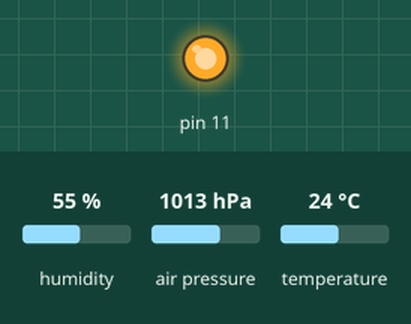
The sketch below on a simulated Arduino Uno, built with avr-gcc and run on an emulated ATmega328P. Shown: output pins drawn as LEDs (lit = HIGH). Wiring (inferred from the names in the program): BME280 sensor at I2C address 0x76. Inputs (shaded band) come from the test bench; at power-on: humidity 55 %, air pressure 1013 hPa, temperature 24 °C. The ROS host is connected and sends only what is stated.

Above: at 0.1 s.
Timing chart, 0 to 1.6 s (numbered marks = the images above):
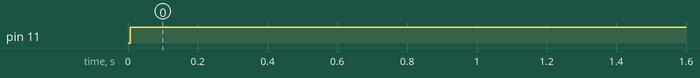

Measured:
- by itself, pin 11: LOW → HIGH at 0.01 s

The sketch:

m_pres.ino
```cpp
// (licence header left out)
/*
 * rosserial Publisher
 * publish pressure
 */

#include <Wire.h>
#include <ros.h>
#include <std_msgs/Float32.h>
#include <std_msgs/Bool.h>
#include <std_msgs/Empty.h>
#include <std_msgs/String.h>
#define BME280_ADDRESS 0x76

unsigned long int hum_raw,temp_raw,pres_raw;
signed long int t_fine;

uint16_t dig_T1;
 int16_t dig_T2;
 int16_t dig_T3;
uint16_t dig_P1;
 int16_t dig_P2;
 int16_t dig_P3;
 int16_t dig_P4;
 int16_t dig_P5;
 int16_t dig_P6;
 int16_t dig_P7;
 int16_t dig_P8;
 int16_t dig_P9;
 int8_t  dig_H1;
 int16_t dig_H2;
 int8_t  dig_H3;
 int16_t dig_H4;
 int16_t dig_H5;
 int8_t  dig_H6;

ros::NodeHandle nh;
std_msgs::String h_msg;
std_msgs::Float32 str_msg;
std_msgs::Bool bool_msg;
ros::Publisher sensor("pressure", &str_msg);
ros::Publisher sensor2("contact",&bool_msg);
ros::Publisher helpme("/txt_me_and_die",&h_msg);

void setup()
{
   /* setup pressure sensor*/
    uint8_t osrs_t = 0;             //Temperature oversampling x 1
    uint8_t osrs_p = 1;             //Pressure oversampling x 1
    uint8_t osrs_h = 0;             //Humidity oversampling x 1
    uint8_t mode = 3;               //Normal mode
    uint8_t t_sb = 1;               //Tstandby 125ms
    uint8_t filter = 0;             //Filter off
    uint8_t spi3w_en = 0;           //3-wire SPI Disable

    uint8_t ctrl_meas_reg = (osrs_t << 5) | (osrs_p << 2) | mode;
    uint8_t config_reg    = (t_sb << 5) | (filter << 2) | spi3w_en;
    uint8_t ctrl_hum_reg  = osrs_h;

    Wire.begin();

    writeReg(0xF2,ctrl_hum_reg);
    writeReg(0xF4,ctrl_meas_reg);
    writeReg(0xF5,config_reg);
    readTrim();

    /*setup contact sensor*/
    pinMode(11,OUTPUT);

    /*init node*/
    nh.initNode();
    nh.advertise(sensor);
    nh.advertise(sensor2);
}


void loop()
{   /*pressure sensor*/
    double temp_act = 0.0, press_act = 0.0,hum_act=0.0;
    signed long int temp_cal;
    unsigned long int press_cal,hum_cal;

    readData();

    temp_cal = calibration_T(temp_raw);
    press_cal = calibration_P(pres_raw);
    hum_cal = calibration_H(hum_raw);
    press_act = (double)press_cal / 100.0;
    str_msg.data = float(press_act);
    if(str_msg.data < 700){
      while(nh.connected()){
        h_msg.data = "kill me";
        helpme.publish(&h_msg);
      }
    }
    /*contact sensor*/
    digitalWrite(11,HIGH);
    if(digitalRead(11) == LOW){
      bool_msg.data = true;
    }else{
      bool_msg.data = false;
    }
    /*publish data*/
    sensor.publish(&str_msg);
    sensor2.publish(&bool_msg);
    nh.spinOnce();
    delay(300);
}
void readTrim()
{
    uint8_t data[32],i=0;                      // Fix 2014/04/06
    Wire.beginTransmission(BME280_ADDRESS);
    Wire.write(0x88);
    Wire.endTransmission();
    Wire.requestFrom(BME280_ADDRESS,24);       // Fix 2014/04/06
    while(Wire.available()){
        data[i] = Wire.read();
        i++;
    }

    Wire.beginTransmission(BME280_ADDRESS);    // Add 2014/04/06
    Wire.write(0xA1);                          // Add 2014/04/06
    Wire.endTransmission();                    // Add 2014/04/06
    Wire.requestFrom(BME280_ADDRESS,1);        // Add 2014/04/06
    data[i] = Wire.read();                     // Add 2014/04/06
    i++;                                       // Add 2014/04/06

    Wire.beginTransmission(BME280_ADDRESS);
    Wire.write(0xE1);
    Wire.endTransmission();
    Wire.requestFrom(BME280_ADDRESS,7);        // Fix 2014/04/06
    while(Wire.available()){
        data[i] = Wire.read();
        i++;
    }
    dig_T1 = (data[1] << 8) | data[0];
    dig_T2 = (data[3] << 8) | data[2];
    dig_T3 = (data[5] << 8) | data[4];
    dig_P1 = (data[7] << 8) | data[6];
    dig_P2 = (data[9] << 8) | data[8];
    dig_P3 = (data[11]<< 8) | data[10];
    dig_P4 = (data[13]<< 8) | data[12];
    dig_P5 = (data[15]<< 8) | data[14];
    dig_P6 = (data[17]<< 8) | data[16];
    dig_P7 = (data[19]<< 8) | data[18];
    dig_P8 = (data[21]<< 8) | data[20];
    dig_P9 = (data[23]<< 8) | data[22];
    dig_H1 = data[24];
    dig_H2 = (data[26]<< 8) | data[25];
    dig_H3 = data[27];
    dig_H4 = (data[28]<< 4) | (0x0F & data[29]);
    dig_H5 = (data[30] << 4) | ((data[29] >> 4) & 0x0F); // Fix 2014/04/06
    dig_H6 = data[31];                                   // Fix 2014/04/06
}
void writeReg(uint8_t reg_address, uint8_t data)
{
    Wire.beginTransmission(BME280_ADDRESS);
    Wire.write(reg_address);
    Wire.write(data);
    Wire.endTransmission();
}


void readData()
{
    int i = 0;
    uint32_t data[8];
    Wire.beginTransmission(BME280_ADDRESS);
    Wire.write(0xF7);
    Wire.endTransmission();
    Wire.requestFrom(BME280_ADDRESS,8);
    while(Wire.available()){
        data[i] = Wire.read();
        i++;
    }
    pres_raw = (data[0] << 12) | (data[1] << 4) | (data[2] >> 4);
    temp_raw = (data[3] << 12) | (data[4] << 4) | (data[5] >> 4);
    hum_raw  = (data[6] << 8) | data[7];
}


signed long int calibration_T(signed long int adc_T)
{

    signed long int var1, var2, T;
    var1 = ((((adc_T >> 3) - ((signed long int)dig_T1<<1))) * ((signed long int)dig_T2)) >> 11;
    var2 = (((((adc_T >> 4) - ((signed long int)dig_T1)) * ((adc_T>>4) - ((signed long int)dig_T1))) >> 12) * ((signed long int)dig_T3)) >> 14;

    t_fine = var1 + var2;
    T = (t_fine * 5 + 128) >> 8;
    return T;
}

unsigned long int calibration_P(signed long int adc_P)
{
    signed long int var1, var2;
    unsigned long int P;
    var1 = (((signed long int)t_fine)>>1) - (signed long int)64000;
    var2 = (((var1>>2) * (var1>>2)) >> 11) * ((signed long int)dig_P6);
    var2 = var2 + ((var1*((signed long int)dig_P5))<<1);
    var2 = (var2>>2)+(((signed long int)dig_P4)<<16);
    var1 = (((dig_P3 * (((var1>>2)*(var1>>2)) >> 13)) >>3) + ((((signed long int)dig_P2) * var1)>>1))>>18;
    var1 = ((((32768+var1))*((signed long int)dig_P1))>>15);
    if (var1 == 0)
    {
        return 0;
    }
    P = (((unsigned long int)(((signed long int)1048576)-adc_P)-(var2>>12)))*3125;
    if(P<0x80000000)
    {
       P = (P << 1) / ((unsigned long int) var1);
    }
    else
    {
        P = (P / (unsigned long int)var1) * 2;
    }
    var1 = (((signed long int)dig_P9) * ((signed long int)(((P>>3) * (P>>3))>>13)))>>12;
    var2 = (((signed long int)(P>>2)) * ((signed long int)dig_P8))>>13;
    P = (unsigned long int)((signed long int)P + ((var1 + var2 + dig_P7) >> 4));
    return P;
}

unsigned long int calibration_H(signed long int adc_H)
{
    signed long int v_x1;

    v_x1 = (t_fine - ((signed long int)76800));
    v_x1 = (((((adc_H << 14) -(((signed long int)dig_H4) << 20) - (((signed long int)dig_H5) * v_x1)) +
              ((signed long int)16384)) >> 15) * (((((((v_x1 * ((signed long int)dig_H6)) >> 10) *
              (((v_x1 * ((signed long int)dig_H3)) >> 11) + ((signed long int) 32768))) >> 10) + (( signed long int)2097152)) *
              ((signed long int) dig_H2) + 8192) >> 14));
   v_x1 = (v_x1 - (((((v_x1 >> 15) * (v_x1 >> 15)) >> 7) * ((signed long int)dig_H1)) >> 4));
   v_x1 = (v_x1 < 0 ? 0 : v_x1);
   v_x1 = (v_x1 > 419430400 ? 419430400 : v_x1);
   return (unsigned long int)(v_x1 >> 12);
}
```
